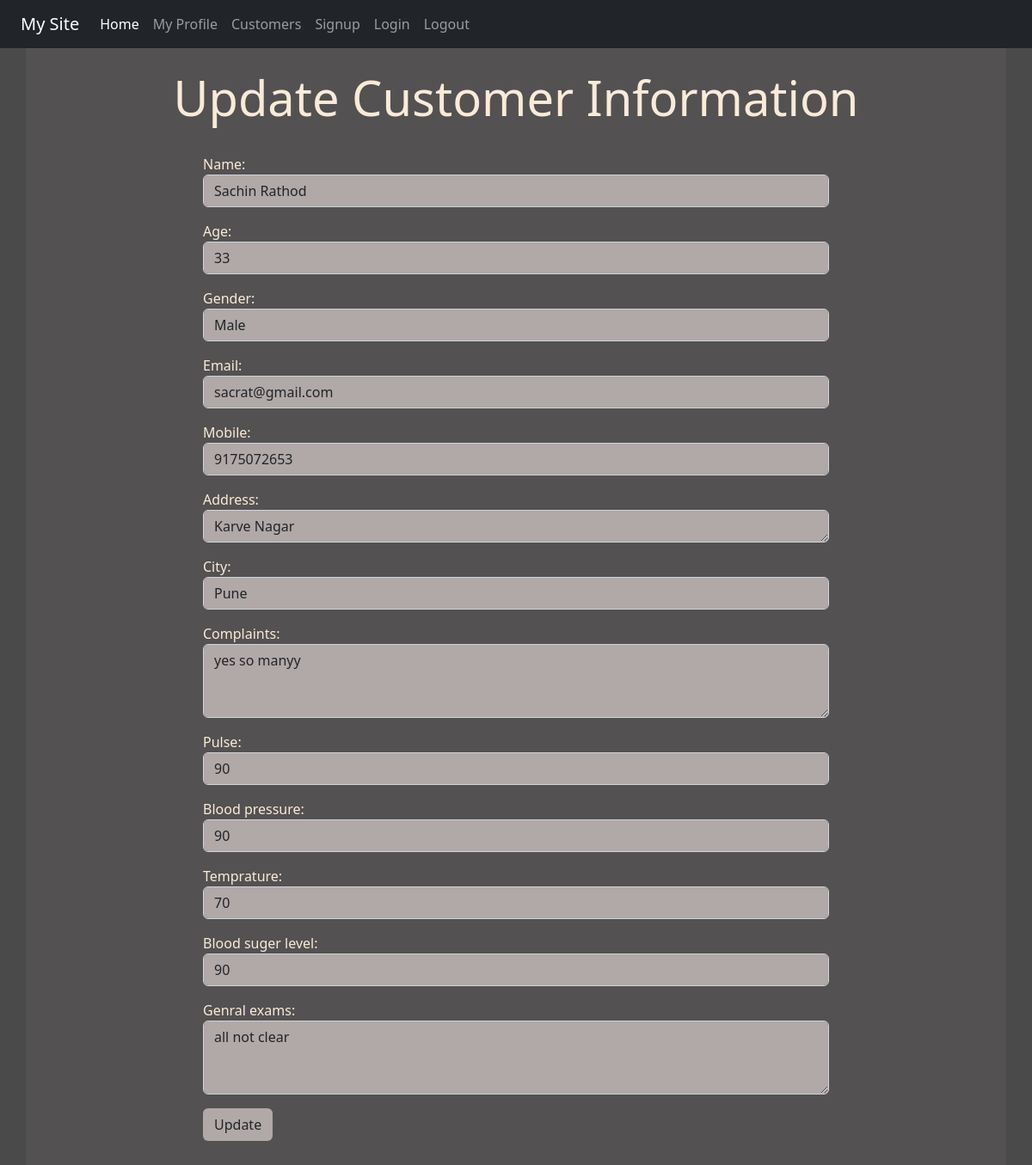
Page /viewdata/3 (signed in) on the committed database.
### reg/models.py (models this page shows)
class Customer(models.Model):
    GENDER_CHOICES = (
        ('M', 'Male'),
        ('F', 'Female'),
        ('T', 'Transgender')
    )
    name = models.CharField(max_length=25,null=True)
    age = models.IntegerField(null=True)
    gender = models.CharField(max_length=1, choices=GENDER_CHOICES,null=True)
    email = models.EmailField(max_length=25,null=True)
    mobile = models.IntegerField(null=True)
    address = models.CharField(max_length=100,null=True)
    city = models.CharField(max_length=10,null=True)
    complaints = models.CharField(max_length=100,null=True)
    pulse = models.CharField(max_length=10,null=True)
    blood_pressure = models.CharField(max_length=10,null=True)
    temprature = models.CharField(max_length=10,null=True)
    blood_suger_level = models.CharField(max_length=10,null=True)
    genral_exams = models.CharField(max_length=100,null=True)

### reg/views.py (the view)
# urls.py: path('viewdata/<int:id>', views.View_data, name='viewdata'),
def View_data(request,id):
    if request.user.is_authenticated:
        pi = Customer.objects.get(pk=id)
        fmm = CustomerReg(instance=pi)
        return render(request, 'reg/updatecustomer.html',{'formm':fmm, 'id':id})
    else:
        return HttpResponseRedirect('/login/')

### reg/templates/reg/updatecustomer.html (shortened to what this page needs)
{% extends 'reg/base.html' %}
{% block content %}
<div class="jumbotron jumbotron-fluid jumbo-color">
    <div class="container">
        <br>
        <h1 class="text-center display-4 font-weight-bold">Update Customer Information </h1>
        <br>
        <div class="col-sm-8 offset-2">
            <form action="{% url 'updatedata' id %}" method="POST">
                {{formm.as_p}}
                <input type="submit" class="btn btnnn" value="Update">
            </form>
            <br>
            <br>
        </div>
    </div>
</div>
    {% endblock content %}

### reg/static/reg/css/style.css (style rules this page uses)
body { background-color:rgb(75,74,74); color: antiquewhite; }
.jumbo-color { background-color:rgb(83,81,82); }
.form-control { background-color: rgb(177, 168, 168); }
.btnnn { background-color: rgb(177, 168, 168) }

### rows in the picture
Customer: name "Sachin Rathod", age "33", gender "Male", email "sacrat@gmail.com", mobile "9175072653", address "Karve Nagar", city "Pune", complaints "yes so manyy", pulse "90", blood_pressure "90", temprature "70", blood_suger_level "90", genral_exams "all not clear"
